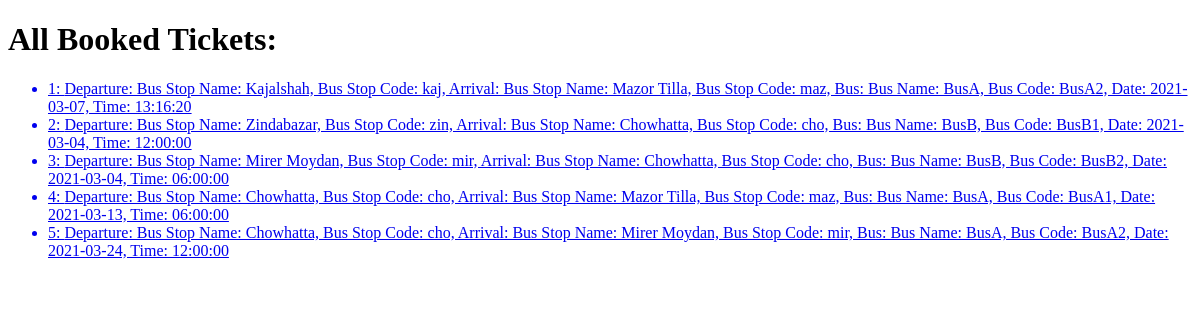
The page /tickets/tickets/ on the database as committed earlier.
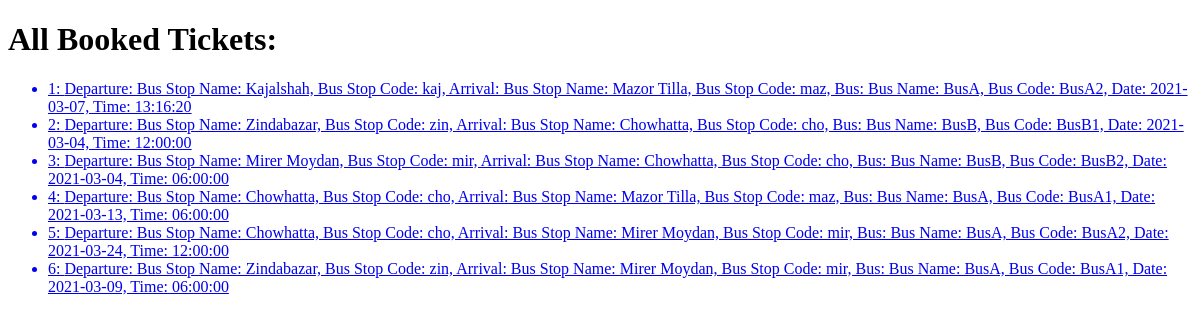
The same page on the database as committed later.
### tickets/models.py (models this page shows)
class Ticket(models.Model):
    departure = models.ForeignKey(Bus_Stop, on_delete=models.CASCADE, related_name="r_departure")
    arrival = models.ForeignKey(Bus_Stop, on_delete=models.CASCADE, related_name="r_arrival")
    bus = models.ForeignKey(Bus, on_delete=models.CASCADE, related_name="r_bus")
    date = models.DateField(null=True, blank=True)
    time = models.TimeField(null=True, blank=True)
    def __str__(self):
        return f"Departure: {self.departure}, Arrival: {self.arrival}, Bus: {self.bus}, Date: {self.date}, Time: {self.time}"

class Bus_Stop(models.Model):
    bus_stop_name = models.CharField(max_length=60)
    bus_stop_code = models.CharField(max_length=10)
    def __str__(self):
        return f"Bus Stop Name: {self.bus_stop_name}, Bus Stop Code: {self.bus_stop_code}"

class Bus(models.Model):
    bus_name = models.CharField(max_length=60)
    bus_code = models.CharField(max_length=10)
    def __str__(self):
        return f"Bus Name: {self.bus_name}, Bus Code: {self.bus_code}"

### tickets/views.py (the view)
# urls.py: path("tickets/", views.ticket_index, name="ticket_index"),
def ticket_index(request):
    return render(request, 'tickets/ticket_index.html', {
       'tickets': Ticket.objects.all()
    })

### tickets/templates/tickets/ticket_index.html
{% extends "tickets/layout.html" %}
{% block body %}
    <h1>All Booked Tickets:</h1>
    <ul>
    {% for ticket in tickets %}
    <a href="{% url 'tickets:ticket' ticket.id %}">
        <li>{{ticket.id}}: {{ticket}}</li>
    </a>
    {% endfor %}
    </ul>
{% endblock %}

Rows that differ between the two databases and show on the page:
added Ticket: id "6", departure+arrival+bus "Departure: Bus Stop Name: Zindabazar, Bus Stop Code: zin, Arrival: Bus Stop Name: Mirer Moydan, Bus Stop Code: mir, Bus: Bus Name: BusA, Bus Code: BusA1, Date: 2021-03-09, Time: 06:00:00"
